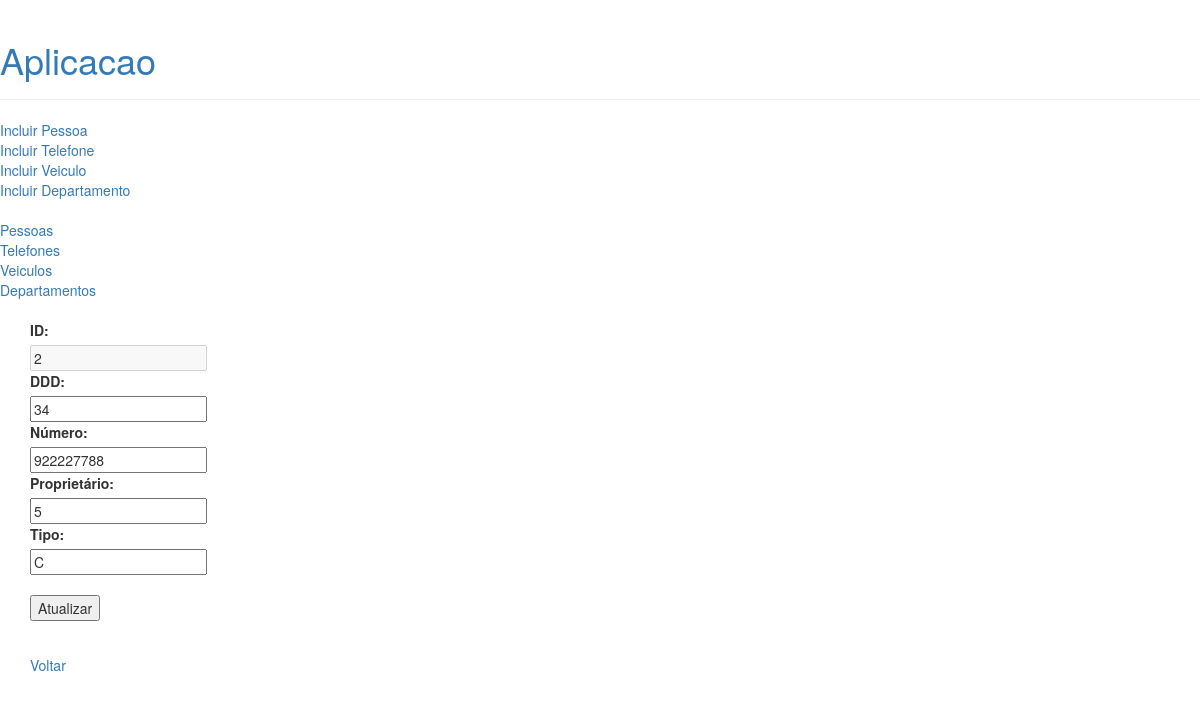
Page /aplicacao/telefone/atualizar/2 on the committed database.
### aplicacao/models.py (models this page shows, shortened)
class Telefone(models.Model):
    ddd = models.IntegerField(null=True)
    numero = models.IntegerField(null=True)
    proprietario = models.ForeignKey(
        Pessoa,
        on_delete=models.RESTRICT,
        null=True
    )
    OPCOES_TIPO_TELEFONE = [
        ('P','Pessoal'),
        ('C','Comercial'),
        ('I','Indefinido')
    ]
    tipo = models.CharField(
        max_length=1,
        choices=OPCOES_TIPO_TELEFONE,
        default='I'
    )
    objects = TelefoneManager()

### aplicacao/views/viewstelefones.py (the view, shortened to what this page needs)
# urls.py: path('telefone/atualizar/<int:phoneid>', viewstelefones.atualizartelefone, name='atualizartelefone'),
@csrf_exempt
def atualizartelefone(request,phoneid):
    if (request.method == 'GET'):
        db_telefone = Telefone.objects.aphone(phoneid=phoneid)
        payload = { 'telefone' : list(db_telefone) }
        template = loader.get_template('telefone/atualizartelefone.html')
        return HttpResponse(template.render(payload, request))

### aplicacao/models.py (called while the page is built)
    def aphone(self,phoneid):
        result = self.filter(id=phoneid)
        return result

### aplicacao/templates/telefone/atualizartelefone.html
{% extends 'base.html' %}
{% block content %}
    {% if telefone %}
        {% for t in telefone %}
            <form action="/aplicacao/telefone/atualizar/{{t.id}}" method="POST">
                <label for="name">ID:</label><br>
                <input type="text" id="phoneid" name="phoneid" value="{{t.id}}" disabled><br>
                <label for="name">DDD:</label><br>
                <input type="text" id="ddd" name="ddd" value="{{t.ddd}}"><br>
                <label for="name">Número:</label><br>
                <input type="text" id="numero" name="numero" value="{{t.numero}}"><br>
                <label for="name">Proprietário:</label><br>
                <input type="text" id="proprietario_id" name="proprietario_id" value="{{t.proprietario_id}}"><br>
                <label for="name">Tipo:</label><br>
                <input type="text" id="tipo" name="tipo" value="{{t.tipo}}"><br><br>
                <input type="submit" value="Atualizar">
            </form>
        {% endfor %}
    {% else %}
        <p>Não foi possível localizar os dados do telefone.</p>
    {% endif %}
    <br />
    <a href="/aplicacao/telefones">Voltar</a>
{% endblock %}

### rows in the picture
Telefone: phoneid "2", ddd "34", numero "922227788", proprietario_id "5", tipo "C"
